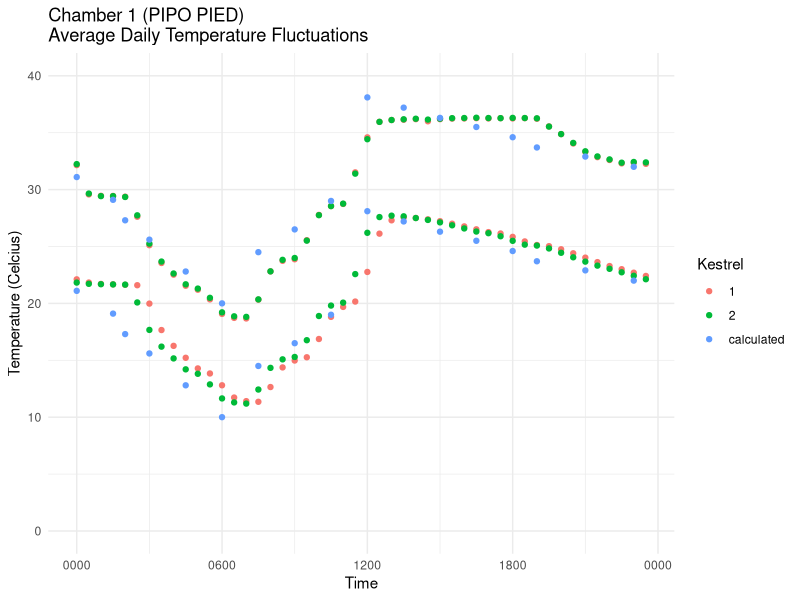
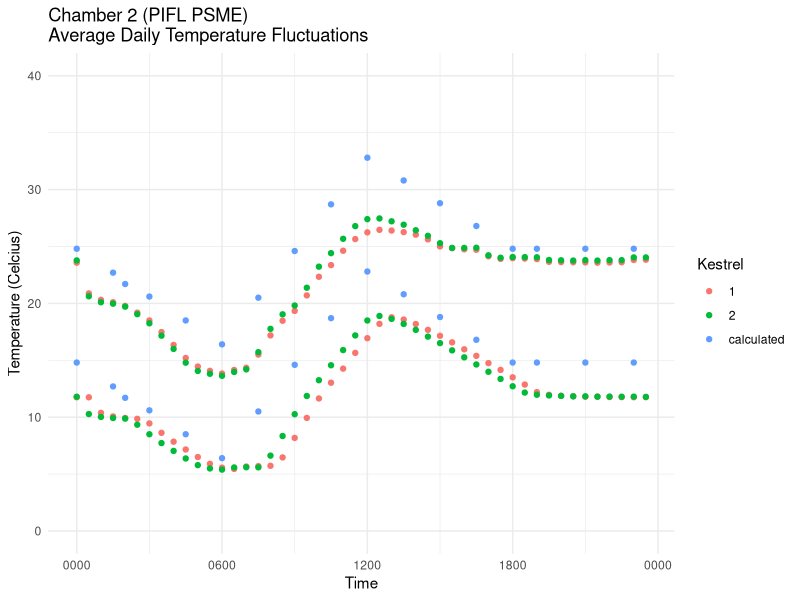
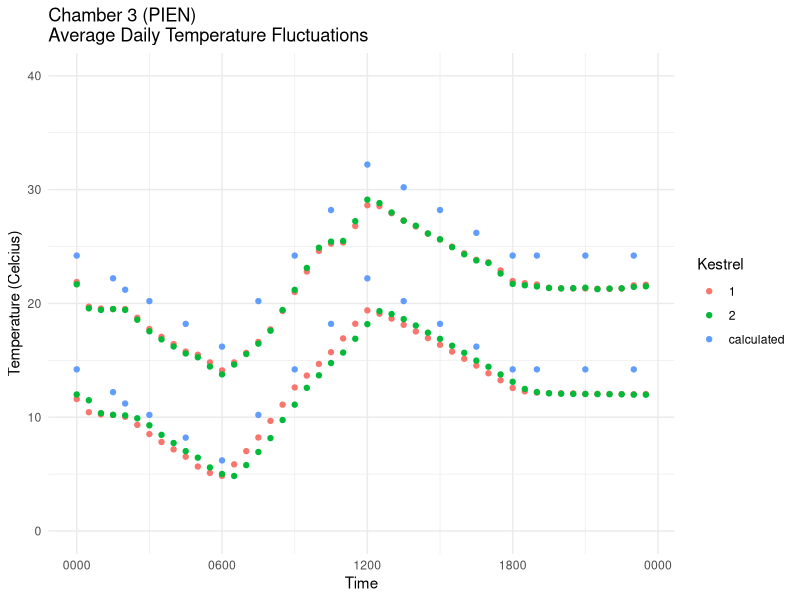
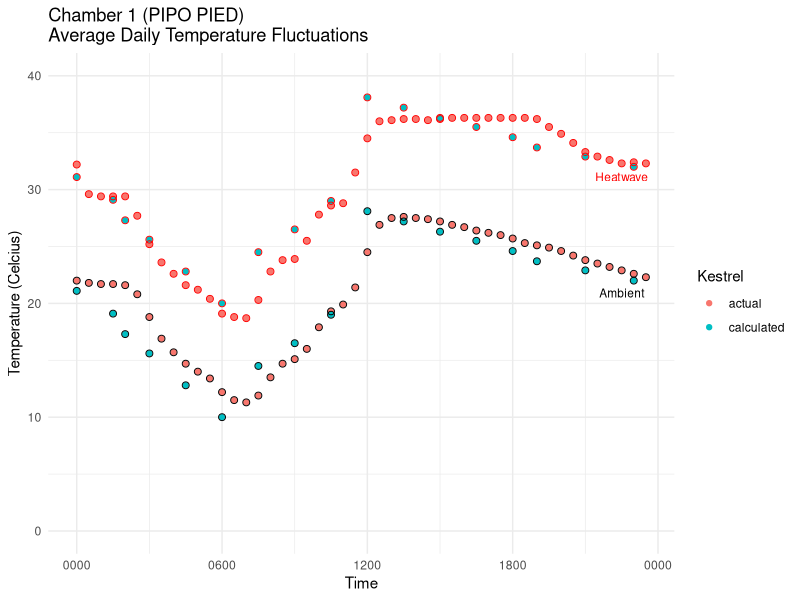
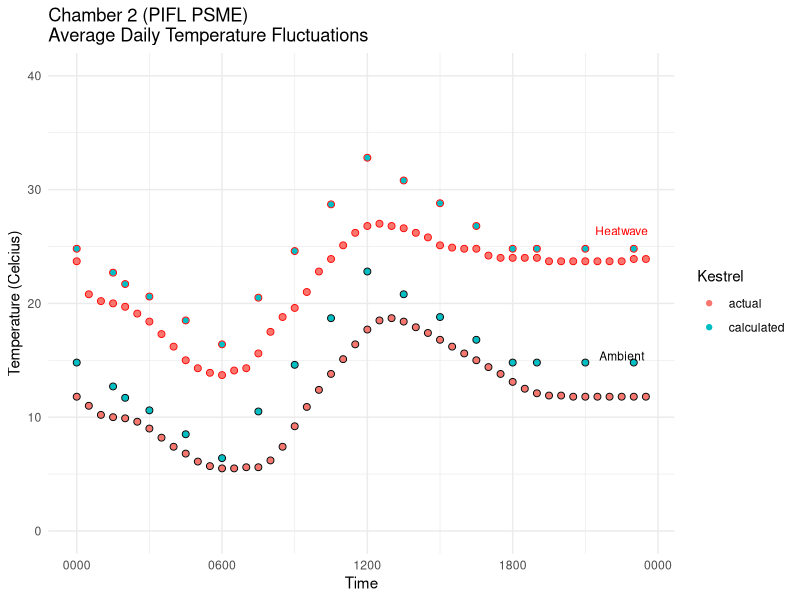
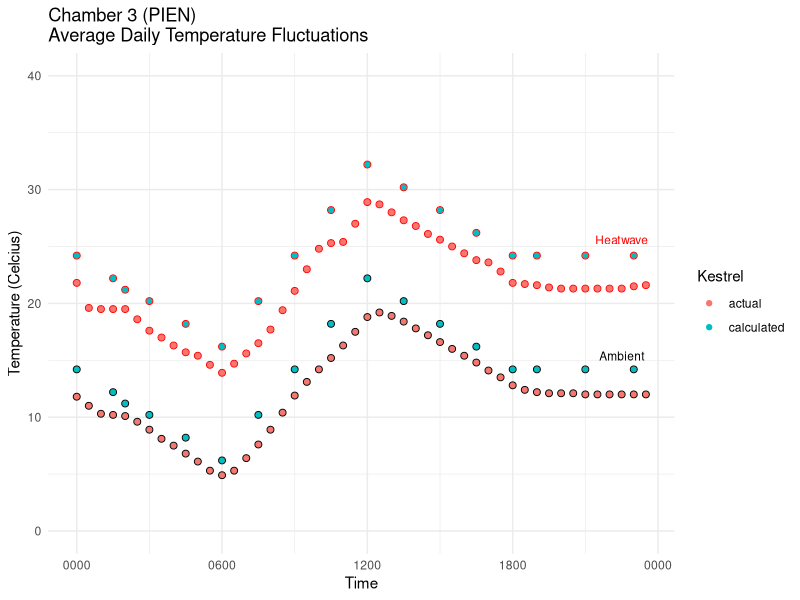
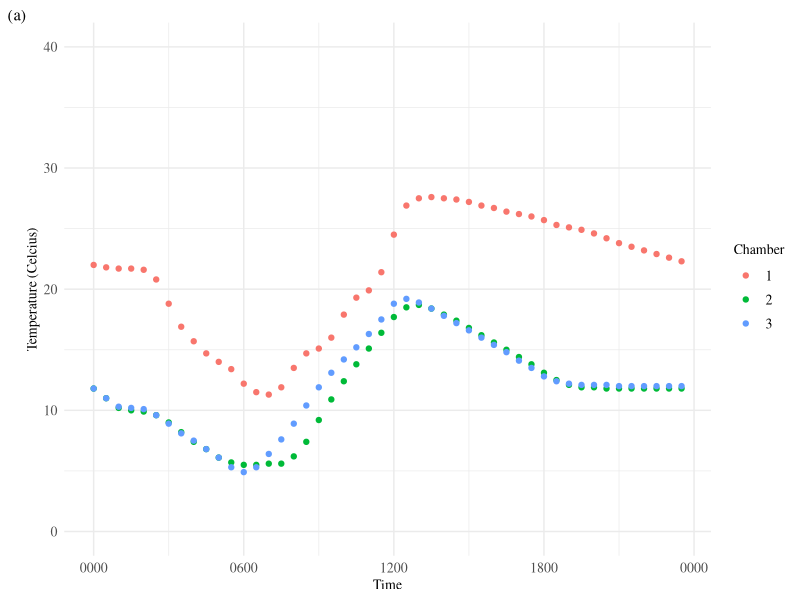
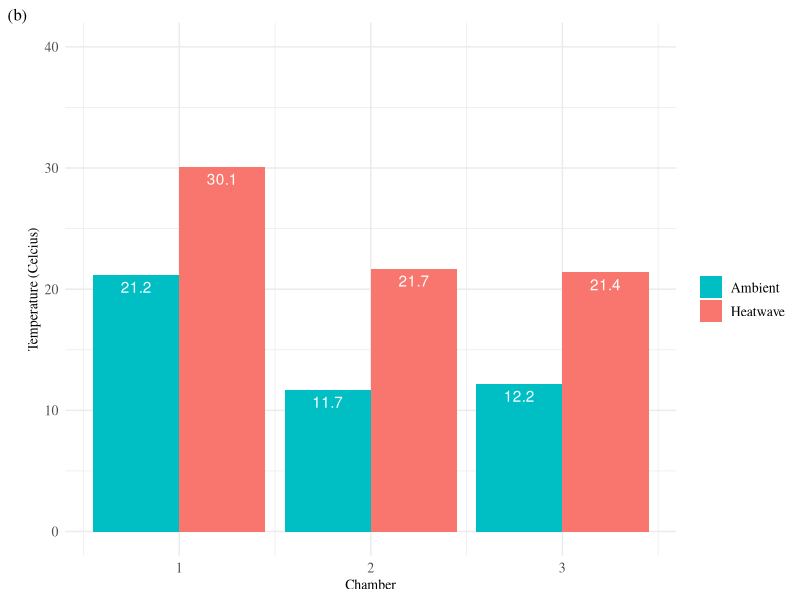

Here is the R script that generated these plots, in order:
#Data analysis/viz script - Phase 1 kestrel
#Alexandra Lalor
#allielalor@arizona.edu
#allielalor@gmail.com
#First created: 2022-02-01
#Last updated: 2022-06-18

#load tidyverse
library(tidyverse)
library(ggplot2)

################################################################################
#Phase1_Kestrel_AvgTemp
#Temperatures combined (daily temps), keeping Kestrel number intact for verification
################################################################################

#first, check that both kestrels were more or less equal

#read in clean csvs
Phase1_Kestrel_AvgTemp <- read_csv("data_QAQC/Phase1_Kestrel_AvgTemp.csv")

#add placeholder date to make graph
Phase1_Kestrel_AvgTemp <- Phase1_Kestrel_AvgTemp %>% 
  mutate(Date = as.Date("2021-10-15"))
Phase1_Kestrel_AvgTemp$DateTime <- paste(Phase1_Kestrel_AvgTemp$Date, " ", Phase1_Kestrel_AvgTemp$Time)
Phase1_Kestrel_AvgTemp$DateTime <- strptime(Phase1_Kestrel_AvgTemp$DateTime, format="%Y-%m-%d %H%M")

Phase1_Kestrel_AvgTemp$Phase <- as.factor(Phase1_Kestrel_AvgTemp$Phase)
Phase1_Kestrel_AvgTemp$Chamber <- as.factor(Phase1_Kestrel_AvgTemp$Chamber)

glimpse(Phase1_Kestrel_AvgTemp)


#Graphs!

#Chamber 1 graph
Phase1_Kestrel_AvgTemp %>% 
  group_by(Phase, Chamber, Kestrel, Heatwave) %>% 
  filter(Chamber == 1) %>% 
  ggplot(aes(x = as.POSIXct(DateTime),
             y = Temperature_avg,
             color = Kestrel)) +
  geom_point() +
  ylim(0, 40) +
  scale_x_datetime(date_labels = "%H%M") +
  xlab("Time") +
  ylab("Temperature (Celcius)") +
  labs(title = "Chamber 1 (PIPO PIED)\nAverage Daily Temperature Fluctuations",
       color = "Kestrel",
       fill = "Heatwave") +
  theme_minimal()

#Chamber 2 graph
Phase1_Kestrel_AvgTemp %>% 
  group_by(Phase, Chamber, Kestrel, Heatwave) %>% 
  filter(Chamber == 2) %>% 
  ggplot(aes(x = as.POSIXct(DateTime),
             y = Temperature_avg,
             color = Kestrel)) +
  geom_point() +
  ylim(0, 40) +
  scale_x_datetime(date_labels = "%H%M") +
  xlab("Time") +
  ylab("Temperature (Celcius)") +
  labs(title = "Chamber 2 (PIFL PSME)\nAverage Daily Temperature Fluctuations",
       color = "Kestrel",
       fill = "Heatwave") +
  theme_minimal()

#Chamber 3 graph
Phase1_Kestrel_AvgTemp %>% 
  group_by(Phase, Chamber, Kestrel, Heatwave) %>% 
  filter(Chamber == 3) %>% 
  ggplot(aes(x = as.POSIXct(DateTime),
             y = Temperature_avg,
             color = Kestrel)) +
  geom_point() +
  ylim(0, 40) +
  scale_x_datetime(date_labels = "%H%M") +
  xlab("Time") +
  ylab("Temperature (Celcius)") +
  labs(title = "Chamber 3 (PIEN)\nAverage Daily Temperature Fluctuations",
       color = "Kestrel",
       fill = "Heatwave") +
  theme_minimal()

################################################################################
#Phase1_Kestrel_AvgTemp_Sum
#Take average of both kestrels for summarized data (daily temps)
################################################################################

#now check summarized data, with the average of both kestrels

#read csv
Phase1_Kestrel_AvgTemp_Sum <- read_csv("data_QAQC/Phase1_Kestrel_AvgTemp_Sum.csv")

#add placeholder date to make graph
Phase1_Kestrel_AvgTemp_Sum <- Phase1_Kestrel_AvgTemp_Sum %>% 
  mutate(Date = as.Date("2021-10-15"))
Phase1_Kestrel_AvgTemp_Sum$DateTime <- paste(Phase1_Kestrel_AvgTemp_Sum$Date, " ", Phase1_Kestrel_AvgTemp_Sum$Time)
Phase1_Kestrel_AvgTemp_Sum$DateTime <- strptime(Phase1_Kestrel_AvgTemp_Sum$DateTime, format="%Y-%m-%d %H%M")

Phase1_Kestrel_AvgTemp_Sum$Phase <- as.factor(Phase1_Kestrel_AvgTemp_Sum$Phase)
Phase1_Kestrel_AvgTemp_Sum$Chamber <- as.factor(Phase1_Kestrel_AvgTemp_Sum$Chamber)

glimpse(Phase1_Kestrel_AvgTemp_Sum)


#Graphs!

#chamber 1 graph
Phase1_Kestrel_AvgTemp_Sum %>%
  group_by(Phase, Chamber, Kestrel, Heatwave) %>%
  filter(Chamber == 1) %>%
  ggplot(aes(x = as.POSIXct(DateTime),
             y = Temperature_avg,
             color = Kestrel)) +
  geom_point() +
  geom_point(data = Phase1_Kestrel_AvgTemp_Sum %>% filter(Chamber == 1, Heatwave == "no"),
             size = 2,
             color = "black",
             shape = 21) +
  geom_point(data = Phase1_Kestrel_AvgTemp_Sum %>% filter(Chamber == 1, Heatwave == "yes"),
             size = 2,
             color = "red",
             shape = 21) +
  ylim(0, 40) +
  scale_x_datetime(date_labels = "%H%M") +
  xlab("Time") +
  ylab("Temperature (Celcius)") +
  labs(title = "Chamber 1 (PIPO PIED)\nAverage Daily Temperature Fluctuations",
       color = "Kestrel") +
  geom_text(data = Phase1_Kestrel_AvgTemp_Sum[94, ], 
            label = "Heatwave", color = "red", size = 3, vjust = 2) +
  geom_text(data = Phase1_Kestrel_AvgTemp_Sum[46, ], 
            label = "Ambient", color = "black", size = 3, vjust = 3) +
  theme_minimal()


#chamber 2 graph
Phase1_Kestrel_AvgTemp_Sum %>%
  group_by(Phase, Chamber, Kestrel, Heatwave) %>%
  filter(Chamber == 2) %>%
  ggplot(aes(x = as.POSIXct(DateTime),
             y = Temperature_avg,
             color = Kestrel)) +
  geom_point() +
  geom_point(data = Phase1_Kestrel_AvgTemp_Sum %>% filter(Chamber == 2, Heatwave == "no"),
             size = 2,
             color = "black",
             shape = 21) +
  geom_point(data = Phase1_Kestrel_AvgTemp_Sum %>% filter(Chamber == 2, Heatwave == "yes"),
             size = 2,
             color = "red",
             shape = 21) +
  ylim(0, 40) +
  scale_x_datetime(date_labels = "%H%M") +
  xlab("Time") +
  ylab("Temperature (Celcius)") +
  labs(title = "Chamber 2 (PIFL PSME)\nAverage Daily Temperature Fluctuations",
       color = "Kestrel") +
  geom_text(data = Phase1_Kestrel_AvgTemp_Sum[94, ], 
            label = "Heatwave", color = "red", size = 3, vjust = 8) +
  geom_text(data = Phase1_Kestrel_AvgTemp_Sum[46, ], 
            label = "Ambient", color = "black", size = 3, vjust = 10) +
  theme_minimal()


#chamber 3 graph
Phase1_Kestrel_AvgTemp_Sum %>%
  group_by(Phase, Chamber, Kestrel, Heatwave) %>%
  filter(Chamber == 3) %>%
  ggplot(aes(x = as.POSIXct(DateTime),
             y = Temperature_avg,
             color = Kestrel)) +
  geom_point() +
  geom_point(data = Phase1_Kestrel_AvgTemp_Sum %>% filter(Chamber == 3, Heatwave == "no"),
             size = 2,
             color = "black",
             shape = 21) +
  geom_point(data = Phase1_Kestrel_AvgTemp_Sum %>% filter(Chamber == 3, Heatwave == "yes"),
             size = 2,
             color = "red",
             shape = 21) +
  ylim(0, 40) +
  scale_x_datetime(date_labels = "%H%M") +
  xlab("Time") +
  ylab("Temperature (Celcius)") +
  labs(title = "Chamber 3 (PIEN)\nAverage Daily Temperature Fluctuations",
       color = "Kestrel") +
  geom_text(data = Phase1_Kestrel_AvgTemp_Sum[94, ], 
            label = "Heatwave", color = "red", size = 3, vjust = 9) +
  geom_text(data = Phase1_Kestrel_AvgTemp_Sum[46, ], 
            label = "Ambient", color = "black", size = 3, vjust = 10) +
  theme_minimal()


#All chambers
Phase1_Kestrel_AvgTemp_Sum_graph <- Phase1_Kestrel_AvgTemp_Sum %>% 
  filter(Kestrel == "actual", Heatwave == "no")

Phase1_Kestrel_AvgTemp_Sum_graph %>% 
  group_by(Phase, Chamber, Kestrel, Heatwave) %>%
  ggplot(aes(x = as.POSIXct(DateTime),
              y = Temperature_avg,
              color = Chamber)) +
  geom_point() +
  ylim(0, 40) +
  scale_x_datetime(date_labels = "%H%M") +
  xlab("Time") +
  ylab("Temperature (Celcius)") +
  labs(fill = "", tag = "(a)") +
  #labs(caption = "\nFIGURE S1a | Average Daily Temperatures Fluctuations of Growth Chambers") +
  theme_minimal() +
  theme(text = element_text(family = "serif", size = 10),
        axis.text = element_text(size = 10),
        legend.text = element_text(size = 10),
        strip.text.x = element_text(size = 10),
        plot.caption = element_text(hjust = 0,
                                    family = "serif",
                                    #face = "bold",
                                    size = 10))


################################################################################
#Phase1_Kestrel_AvgTemp_Sum_Total
#Take average for overall temp summary (not daily)
################################################################################

#read csv
Phase1_Kestrel_AvgTemp_Sum_Total <- read_csv("data_QAQC/Phase1_Kestrel_AvgTemp_Sum_Total.csv")

#filter for actual temps
Phase1_Kestrel_AvgTemp_Sum_Total_graph <- Phase1_Kestrel_AvgTemp_Sum_Total %>% 
  filter(Kestrel == "actual")

#Graph!

#Bar graph
Phase1_Kestrel_AvgTemp_Sum_Total_graph %>% 
  group_by(Heatwave) %>%
  ggplot(aes(x = Chamber,
             y = Temperature_avg,
             fill = Heatwave)) +
  geom_col(position= "dodge") +
  ylim(0, 40) +
  ylab("Temperature (Celcius)") +
  labs(fill = "", tag = "(b)") +
  #labs(caption = "\nFIGURE S1b | Average Temperatures of Growth Chambers") +
  geom_text(label = Phase1_Kestrel_AvgTemp_Sum_Total_graph$Temperature_avg,
            vjust = 1.5, position = position_dodge(0.9), color = "white") +
  #scale_fill_brewer(palette = "Set2") +
  scale_fill_discrete(direction = -1,
                      labels = c("Ambient", "Heatwave")) +
  theme_minimal() +
  theme(text = element_text(family = "serif", size = 10),
        axis.text = element_text(size = 10),
        legend.text = element_text(size = 10),
        strip.text.x = element_text(size = 10),
        plot.caption = element_text(hjust = 0,
                                    family = "serif",
                                    #face = "bold",
                                    size = 10))

################################################################################
# mean and range of temp differences in chambers
Phase1_Kestrel_AvgTemp %>% 
  filter(Kestrel != "calculated") %>% 
  group_by(Chamber, Heatwave) %>% 
  summarise(mean = mean(Temperature_avg),
            min = min(Temperature_avg),
            max = max(Temperature_avg))
